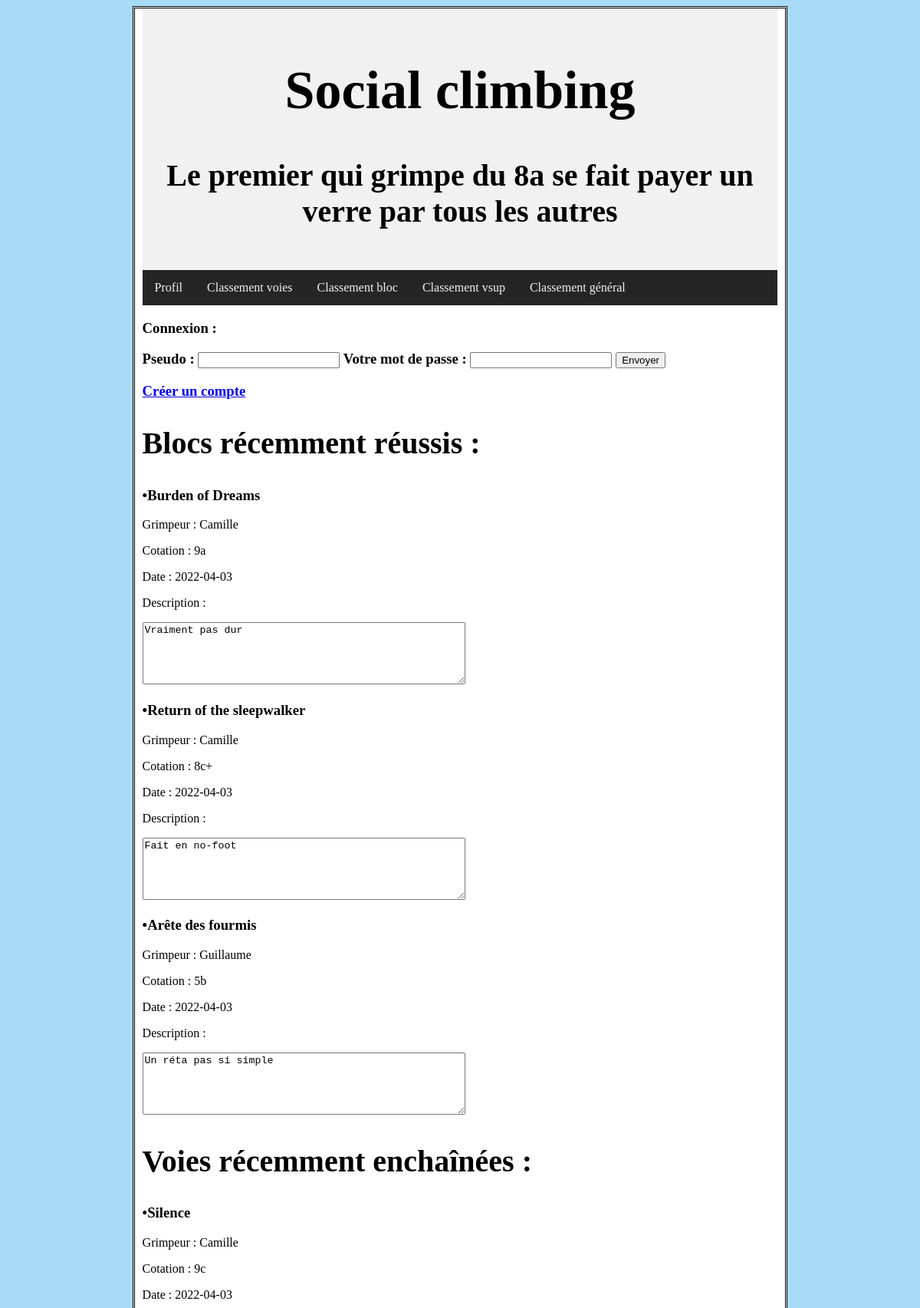
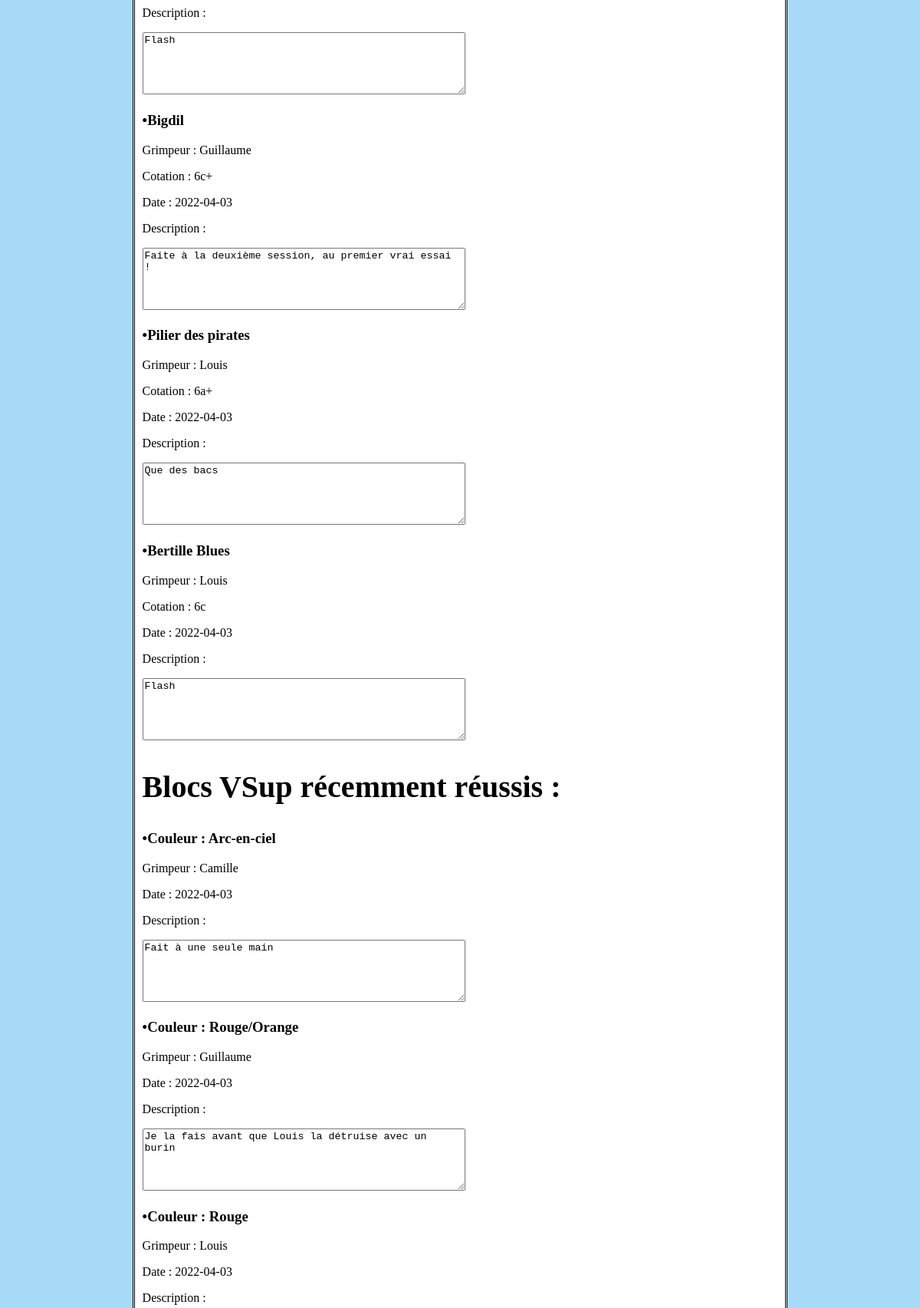
The page / (upper part) on the database its author committed (2 pictures, top to bottom).
### tables this page shows
CREATE TABLE `bloc` (
  `id` int(11) NOT NULL,
  `grimpeur` varchar(30) NOT NULL,
  `idGrimpeur` int(10) NOT NULL,
  `nom` varchar(100) NOT NULL,
  `cotation` varchar(5) NOT NULL,
  `description` text NOT NULL,
  `date` date NOT NULL
);

CREATE TABLE `voie` (
  `id` int(11) NOT NULL,
  `grimpeur` varchar(30) NOT NULL,
  `idGrimpeur` int(10) NOT NULL,
  `nom` varchar(100) NOT NULL,
  `cotation` varchar(5) NOT NULL,
  `description` text NOT NULL,
  `date` date NOT NULL
);

CREATE TABLE `vsup` (
  `id` int(11) NOT NULL,
  `grimpeur` varchar(30) NOT NULL,
  `idGrimpeur` int(10) NOT NULL,
  `cotation` varchar(30) NOT NULL,
  `description` text NOT NULL,
  `date` date NOT NULL
);

### Functions.php (the view, shortened to what this page needs)
<?php
function afficherRandom()
{
    global $conn;
    echo'<h2>Blocs récemment réussis : </h2>';
    $query = "SELECT * FROM `bloc`";
    $result = $conn->query($query);
    $i = 0;
    if( mysqli_num_rows($result) != 0 ) {
        while ($row = $result->fetch_assoc()) {
            $i++;
            echo '<h3>•' . $row["nom"] . '</h3>
               <p>Grimpeur : ' . $row["grimpeur"] . '</p>
               <p>Cotation : ' . $row["cotation"] . ' </p>';
            echo '
            <p>Date : ' . $row["date"] . '</p>
            <p>Description :</p>
            <textarea rows = "5" cols = "50">' . $row["description"] . '</textarea>';
        }
    }
    if($i<10) {
        echo '<h2>Voies récemment enchaînées : </h2>';
        $query = "SELECT * FROM `voie`";
        $result = $conn->query($query);
        if (mysqli_num_rows($result) != 0) {
            while ($row = $result->fetch_assoc()) {
                $i++;
                echo '<h3>•' . $row["nom"] . '</h3>
               <p>Grimpeur : ' . $row["grimpeur"] . '</p>
               <p>Cotation : ' . $row["cotation"] . ' </p>';
                echo '
            <p>Date : ' . $row["date"] . '</p>
            <p>Description :</p>
            <textarea rows = "5" cols = "50">' . $row["description"] . '</textarea>';
            }
        }
    }
    if($i<10) {
        echo '<h2>Blocs VSup récemment réussis : </h2>';
        $query = "SELECT * FROM `vsup`";
        $result = $conn->query($query);
        if (mysqli_num_rows($result) != 0) {
            while ($row = $result->fetch_assoc()) {
                echo '<h3>•Couleur : ' . $row["cotation"] . ' </h3 >
                 <p>Grimpeur : ' . $row["grimpeur"] . '</p>';
                echo '
            <p>Date : ' . $row["date"] . '</p>
            <p>Description :</p>
            <textarea rows = "5" cols = "50">' . $row["description"] . '</textarea>';
            }
        }
    }
}
                ?>

### index.php (shortened to what this page needs)
<?php
include("Functions.php");
?>
<!DOCTYPE html>
<html lang="fr">
<head>
    <?php
    include("head.php");
    ?>
</head>
<body>
<div id="MainContainer">
    <?php
    include("header_topnav.php");
    echo '<h3>Connexion :<h3>';
    include("loginForm.php");
    echo '<a href="nouveauCompte.php">Créer un compte </a>';
    afficherRandom();
    ?>
</div>
</body>
</html>

### head.php (shortened to what this page needs)
<head>
    <link rel="stylesheet" href="./StyleTD/StyleTD1.css">
</head>

### header_topnav.php
<div class="header">
    <h1>Social climbing</h1>
    <h2>Le premier qui grimpe du 8a se fait payer un verre par tous les autres</h2>
</div>
<div class="topnav">
    <a href="index.php">Profil</a>
    <a href="classementVoie.php">Classement voies</a>
    <a href="classementBloc.php">Classement bloc</a>
    <a href="classementVSup.php">Classement vsup</a>
    <a href="classementGeneral.php">Classement général</a>
</div>

### loginForm.php
<form method="post" action="profil.php"">
    <p>
        <label for="pseudo">Pseudo</label> :
        <input type="text" name="pseudo" id = "pseudo"/>
        <label for="pass">Votre mot de passe :</label>
        <input type="password" name="pass" id="pass" />
        <input type="submit" value="Envoyer" />
    </p>
</form>

### StyleTD/StyleTD1.css (style rules this page uses)
.header { background-color: #F1F1F1; text-align: center; padding: 20px; }
.topnav { overflow: hidden; background-color: rgb(37, 37, 37); }
.topnav a { float: left; display: block; color: #f2f2f2; text-align: center; padding: 14px 16px; text-decoration: none; transition-duration: 0.4s; }
h1 { font-family: "Brush Script MT", verdana; font-size: 70px; }
h2 { font-family: "Brush Script MT", verdana; font-size: 40px; }
body { font-family: Georgia; background-color: rgba(55, 173, 241, 0.432); }
#MainContainer { margin: 0px auto; width: 70%; height: 100% border-width: 0px 10px; border-style:double; border-color:black; padding: 0px 10px; background-color:white; }

### rows shown on the page
bloc: nom "Burden of Dreams", grimpeur "Camille", cotation "9a", date "2022-04-03", description "Vraiment pas dur"
bloc: nom "Return of the sleepwalker", grimpeur "Camille", cotation "8c+", date "2022-04-03", description "Fait en no-foot"
bloc: nom "Arête des fourmis", grimpeur "Guillaume", cotation "5b", date "2022-04-03", description "Un réta pas si simple"
voie: nom "Silence", grimpeur "Camille", cotation "9c", date "2022-04-03", description "Flash"
voie: nom "Bigdil", grimpeur "Guillaume", cotation "6c+", date "2022-04-03", description "Faite à la deuxième session, au premier vrai essai !"
voie: nom "Pilier des pirates", grimpeur "Louis", cotation "6a+", date "2022-04-03", description "Que des bacs"
voie: nom "Bertille Blues", grimpeur "Louis", cotation "6c", date "2022-04-03", description "Flash"
vsup: cotation "Arc-en-ciel", grimpeur "Camille", date "2022-04-03", description "Fait à une seule main"
vsup: cotation "Rouge/Orange", grimpeur "Guillaume", date "2022-04-03", description "Je la fais avant que Louis la détruise avec un burin"
vsup: cotation "Rouge", grimpeur "Louis", date "2022-04-03"
